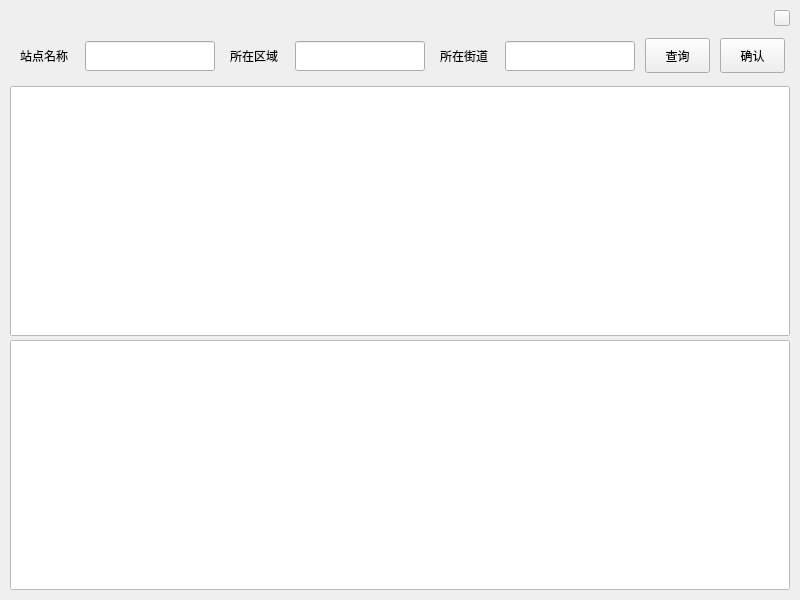
<?xml version="1.0" encoding="UTF-8"?>
<ui version="4.0">
 <class>ib_includeStation</class>
 <widget class="QWidget" name="ib_includeStation">
  <property name="geometry">
   <rect>
    <x>0</x>
    <y>0</y>
    <width>800</width>
    <height>600</height>
   </rect>
  </property>
  <property name="minimumSize">
   <size>
    <width>800</width>
    <height>600</height>
   </size>
  </property>
  <property name="maximumSize">
   <size>
    <width>800</width>
    <height>600</height>
   </size>
  </property>
  <property name="font">
   <font>
    <family>微软雅黑</family>
   </font>
  </property>
  <property name="windowTitle">
   <string>Form</string>
  </property>
  <layout class="QVBoxLayout" name="verticalLayout">
   <property name="spacing">
    <number>0</number>
   </property>
   <property name="leftMargin">
    <number>5</number>
   </property>
   <property name="topMargin">
    <number>5</number>
   </property>
   <property name="rightMargin">
    <number>5</number>
   </property>
   <property name="bottomMargin">
    <number>5</number>
   </property>
   <item>
    <widget class="QWidget" name="includestation_bar" native="true">
     <property name="minimumSize">
      <size>
       <width>0</width>
       <height>26</height>
      </size>
     </property>
     <property name="maximumSize">
      <size>
       <width>16777215</width>
       <height>26</height>
      </size>
     </property>
     <property name="styleSheet">
      <string notr="true">QWidget#changepassword_bar {
    border-style:solid;
	border-width:1px;
	border-color:rgb(187, 187, 187);
    background-color: qlineargradient(x1:0, y1:0, x2:0, y2:1, stop:0 rgb(242, 242, 242), stop:1 rgb(221, 221, 221));
}</string>
     </property>
     <layout class="QHBoxLayout" name="horizontalLayout">
      <property name="spacing">
       <number>5</number>
      </property>
      <property name="leftMargin">
       <number>5</number>
      </property>
      <property name="topMargin">
       <number>0</number>
      </property>
      <property name="rightMargin">
       <number>5</number>
      </property>
      <property name="bottomMargin">
       <number>0</number>
      </property>
      <item>
       <widget class="QLabel" name="lb_icon">
        <property name="minimumSize">
         <size>
          <width>25</width>
          <height>24</height>
         </size>
        </property>
        <property name="maximumSize">
         <size>
          <width>16777215</width>
          <height>26</height>
         </size>
        </property>
        <property name="text">
         <string/>
        </property>
        <property name="pixmap">
         <pixmap resource="res.qrc">:/Images/logo.png</pixmap>
        </property>
       </widget>
      </item>
      <item>
       <spacer name="hs_bar">
        <property name="orientation">
         <enum>Qt::Horizontal</enum>
        </property>
        <property name="sizeHint" stdset="0">
         <size>
          <width>40</width>
          <height>20</height>
         </size>
        </property>
       </spacer>
      </item>
      <item>
       <widget class="QPushButton" name="btn_close">
        <property name="minimumSize">
         <size>
          <width>16</width>
          <height>16</height>
         </size>
        </property>
        <property name="maximumSize">
         <size>
          <width>16</width>
          <height>16</height>
         </size>
        </property>
        <property name="text">
         <string/>
        </property>
       </widget>
      </item>
     </layout>
    </widget>
   </item>
   <item>
    <widget class="QWidget" name="widget" native="true">
     <layout class="QVBoxLayout" name="verticalLayout_2">
      <property name="spacing">
       <number>5</number>
      </property>
      <property name="leftMargin">
       <number>5</number>
      </property>
      <property name="topMargin">
       <number>0</number>
      </property>
      <property name="rightMargin">
       <number>5</number>
      </property>
      <property name="bottomMargin">
       <number>5</number>
      </property>
      <item>
       <widget class="QWidget" name="station_bar" native="true">
        <layout class="QHBoxLayout" name="horizontalLayout_2">
         <property name="spacing">
          <number>10</number>
         </property>
         <property name="leftMargin">
          <number>5</number>
         </property>
         <property name="topMargin">
          <number>0</number>
         </property>
         <property name="rightMargin">
          <number>5</number>
         </property>
         <property name="bottomMargin">
          <number>0</number>
         </property>
         <item>
          <widget class="QWidget" name="stationname" native="true">
           <property name="minimumSize">
            <size>
             <width>200</width>
             <height>50</height>
            </size>
           </property>
           <property name="maximumSize">
            <size>
             <width>16777215</width>
             <height>50</height>
            </size>
           </property>
           <widget class="QLabel" name="lb_stationname">
            <property name="geometry">
             <rect>
              <x>5</x>
              <y>10</y>
              <width>61</width>
              <height>30</height>
             </rect>
            </property>
            <property name="text">
             <string>站点名称</string>
            </property>
           </widget>
           <widget class="QLineEdit" name="le_stationname">
            <property name="geometry">
             <rect>
              <x>70</x>
              <y>10</y>
              <width>130</width>
              <height>30</height>
             </rect>
            </property>
           </widget>
          </widget>
         </item>
         <item>
          <widget class="QWidget" name="location" native="true">
           <property name="minimumSize">
            <size>
             <width>200</width>
             <height>50</height>
            </size>
           </property>
           <widget class="QLabel" name="lb_lacation">
            <property name="geometry">
             <rect>
              <x>5</x>
              <y>10</y>
              <width>61</width>
              <height>30</height>
             </rect>
            </property>
            <property name="text">
             <string>所在区域</string>
            </property>
           </widget>
           <widget class="QLineEdit" name="le_location">
            <property name="geometry">
             <rect>
              <x>70</x>
              <y>10</y>
              <width>130</width>
              <height>30</height>
             </rect>
            </property>
           </widget>
          </widget>
         </item>
         <item>
          <widget class="QWidget" name="street" native="true">
           <property name="minimumSize">
            <size>
             <width>200</width>
             <height>50</height>
            </size>
           </property>
           <widget class="QLabel" name="lb_street">
            <property name="geometry">
             <rect>
              <x>5</x>
              <y>10</y>
              <width>61</width>
              <height>30</height>
             </rect>
            </property>
            <property name="text">
             <string>所在街道</string>
            </property>
           </widget>
           <widget class="QLineEdit" name="le_street">
            <property name="geometry">
             <rect>
              <x>70</x>
              <y>10</y>
              <width>130</width>
              <height>30</height>
             </rect>
            </property>
           </widget>
          </widget>
         </item>
         <item>
          <widget class="QPushButton" name="btn_searchstation">
           <property name="minimumSize">
            <size>
             <width>50</width>
             <height>35</height>
            </size>
           </property>
           <property name="maximumSize">
            <size>
             <width>80</width>
             <height>35</height>
            </size>
           </property>
           <property name="text">
            <string>查询</string>
           </property>
          </widget>
         </item>
         <item>
          <widget class="QPushButton" name="btn_confirm">
           <property name="minimumSize">
            <size>
             <width>50</width>
             <height>35</height>
            </size>
           </property>
           <property name="maximumSize">
            <size>
             <width>80</width>
             <height>35</height>
            </size>
           </property>
           <property name="text">
            <string>确认</string>
           </property>
          </widget>
         </item>
        </layout>
       </widget>
      </item>
      <item>
       <widget class="DragWidget" name="listWidget_result">
        <property name="minimumSize">
         <size>
          <width>780</width>
          <height>250</height>
         </size>
        </property>
        <property name="styleSheet">
         <string notr="true">QWidget#listWidget_result {
	border-width:1px;
	border-style:solid;
    border-radius: 2px;
    border-color: rgb(187, 187, 187);
}

QListWidget#listWidget_result::Item { 
	width: 100px; 
	height: 40px;
	background-color:white; 
	color:black;
	border-width: 1px;
	border-style: solid;
	border-color: rgb(187, 187, 187);
	border-radius: 2px;
}
QListWidget#listWidget_result::Item:hover { 
	background-color: rgb(250, 187, 97); 
	color: white;
}
QListWidget#listWidget_result::item:selected { 
	background-color: rgb(249, 160, 34); 
	color: white;
}</string>
        </property>
       </widget>
      </item>
      <item>
       <widget class="DragWidget" name="listWidget_modify">
        <property name="minimumSize">
         <size>
          <width>780</width>
          <height>250</height>
         </size>
        </property>
        <property name="maximumSize">
         <size>
          <width>780</width>
          <height>250</height>
         </size>
        </property>
        <property name="styleSheet">
         <string notr="true">QWidget#listWidget_modify {
	border-width:1px;
	border-style:solid;
    border-radius: 2px;
    border-color: rgb(187, 187, 187);
}

QListWidget#listWidget_modify::Item { 
	width: 100px; 
	height: 40px;
	background-color:rgb(89, 179, 89); 
	color:white;
	border-width: 1px;
	border-style: solid;
	border-color: rgb(187, 187, 187);
	border-radius: 2px;
}

QListWidget#listWidget_modify::Item:hover { 
	background-color: rgb(250, 187, 99); 
	color: white;
}

QListWidget#listWidget_modify::item:selected { 
	background-color: rgb(249, 160, 34); 
	color: white;
}</string>
        </property>
       </widget>
      </item>
     </layout>
    </widget>
   </item>
  </layout>
 </widget>
 <customwidgets>
  <customwidget>
   <class>DragWidget</class>
   <extends>QListWidget</extends>
   <header location="global">dragwidget.h</header>
  </customwidget>
 </customwidgets>
 <resources>
  <include location="res.qrc"/>
 </resources>
 <connections/>
</ui>
